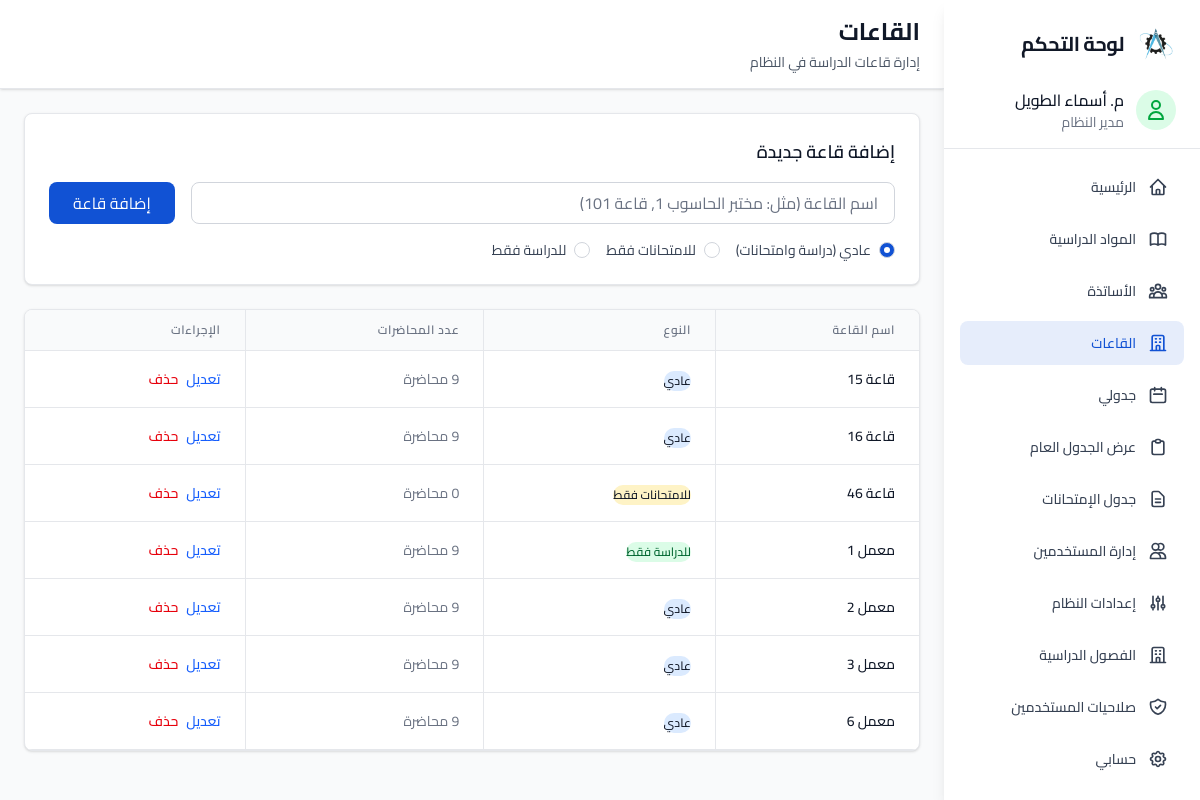
The app's page /Admin/rooms.php (signed in) with its own data.
### tables this page shows
CREATE TABLE `rooms` (
  `id` int(11) NOT NULL AUTO_INCREMENT,
  `name` varchar(50) NOT NULL,
  `exam_only` tinyint(1) NOT NULL DEFAULT 0,
  `class_only` tinyint(1) NOT NULL DEFAULT 0,
  PRIMARY KEY (`id`)
);

### includes/auth_check.php (called while the page is built, shortened)
<?php
function isAdmin() {
    return isset($_SESSION['role']) && $_SESSION['role'] === 'admin';
}
?>

### Admin/rooms.php (the view, shortened to what this page needs)
<?php
require_once '../includes/config.php';
require_once '../includes/auth_check.php';
try { $pdo->exec("ALTER TABLE rooms ADD COLUMN exam_only TINYINT(1) NOT NULL DEFAULT 0"); } catch (Exception $e) {}
try { $pdo->exec("ALTER TABLE rooms ADD COLUMN class_only TINYINT(1) NOT NULL DEFAULT 0"); } catch (Exception $e) {}
$rooms = $pdo->query("SELECT * FROM rooms ORDER BY name")->fetchAll();
?>
<!DOCTYPE html>
<html dir="rtl" lang="ar">
<head>
    <link rel="stylesheet" href="../assets/CSS/style.css">
    <link href="../assets/fonts/cairo.css" rel="stylesheet"/>
</head>
<body class="font-sans antialiased bg-gray-50">
<?php include 'sidebar.php'; ?>
    <main class="flex-1 overflow-y-auto pt-0">
        <header class="bg-white shadow-sm border-b border-gray-200">
            <div class="px-6 py-4">
                <h1 class="text-2xl font-bold text-gray-900">القاعات</h1>
                <p class="text-sm text-gray-600 mt-1">إدارة قاعات الدراسة في النظام</p>
            </div>
        </header>
        <div class="p-3 md:p-6">
            <?php if (isAdmin() || (isUser() && $perms['perm_user_rooms_add'])): ?>
            <div class="bg-white rounded-custom shadow border border-gray-200 p-4 md:p-6 mb-6">
                <h2 class="text-lg font-semibold text-gray-900 mb-4">إضافة قاعة جديدة</h2>
                <form method="POST" class="flex flex-col gap-4">
                    <div class="flex flex-col md:flex-row gap-4">
                        <input type="text" name="room_name" placeholder="اسم القاعة (مثل: مختبر الحاسوب 1, قاعة 101)" required
                               class="flex-1 px-4 py-2 border border-gray-300 rounded-custom focus:outline-none focus:ring-2 focus:ring-primary">
                        <button type="submit" name="add_room" class="px-6 py-2 bg-primary text-white rounded-custom hover:bg-primary/90 transition-colors">
                            إضافة قاعة
                        </button>
                    </div>
                    <div class="flex flex-wrap gap-4">
                        <label class="flex items-center gap-2 cursor-pointer select-none">
                            <input type="radio" name="room_type" value="regular" checked class="w-4 h-4 text-primary border-gray-300 focus:ring-primary">
                            <span class="text-sm text-gray-700">عادي (دراسة وامتحانات)</span>
                        </label>
                        <label class="flex items-center gap-2 cursor-pointer select-none">
                            <input type="radio" name="room_type" value="exam_only" class="w-4 h-4 text-primary border-gray-300 focus:ring-primary">
                            <span class="text-sm text-gray-700">للامتحانات فقط</span>
                        </label>
                        <label class="flex items-center gap-2 cursor-pointer select-none">
                            <input type="radio" name="room_type" value="class_only" class="w-4 h-4 text-primary border-gray-300 focus:ring-primary">
                            <span class="text-sm text-gray-700">للدراسة فقط</span>
                        </label>
                    </div>
                </form>
            </div>
            <?php endif; ?>
            <div class="bg-white rounded-custom shadow border border-gray-200 overflow-hidden">
                <div class="overflow-x-auto">
                    <table class="w-full text-right">
                        <thead class="bg-gray-50">
                            <tr>
                                <th class="px-6 py-3 text-xs font-semibold text-gray-500 uppercase tracking-wider">اسم القاعة</th>
                                <th class="px-6 py-3 text-xs font-semibold text-gray-500 uppercase tracking-wider">النوع</th>
                                <th class="px-6 py-3 text-xs font-semibold text-gray-500 uppercase tracking-wider">عدد المحاضرات</th>
                                <th class="px-6 py-3 text-xs font-semibold text-gray-500 uppercase tracking-wider">الإجراءات</th>
                            </tr>
                        </thead>
                        <tbody class="divide-y divide-gray-200">
                            <?php foreach ($rooms as $room): ?>
                                <?php
                                $schedule_count = $pdo->prepare("SELECT COUNT(*) as count FROM schedules WHERE room_id = ?");
                                $schedule_count->execute([$room['id']]);
                                $count = $schedule_count->fetch()['count'];
                                ?>
                                <tr>
                                    <td class="px-6 py-4 whitespace-nowrap text-sm font-medium text-gray-900">
                                        <?php echo htmlspecialchars($room['name']); ?>
                                    </td>
                                    <td class="px-6 py-4 whitespace-nowrap">
                                        <?php if (!empty($room['exam_only'])): ?>
                                            <span class="inline-flex items-center px-2.5 py-0.5 rounded-full text-xs font-medium bg-amber-100 text-amber-800">للامتحانات فقط</span>
                                        <?php elseif (!empty($room['class_only'])): ?>
                                            <span class="inline-flex items-center px-2.5 py-0.5 rounded-full text-xs font-medium bg-green-100 text-green-800">للدراسة فقط</span>
                                        <?php else: ?>
                                            <span class="inline-flex items-center px-2.5 py-0.5 rounded-full text-xs font-medium bg-blue-100 text-blue-800">عادي</span>
                                        <?php endif; ?>
                                    </td>
                                    <td class="px-6 py-4 whitespace-nowrap text-sm text-gray-500">
                                        <?php echo $count; ?> محاضرة
                                    </td>
                                    <td class="px-6 py-4 whitespace-nowrap text-sm text-gray-500">
                                        <div class="flex gap-2">
                                            <?php if (isAdmin() || (isUser() && $perms['perm_user_rooms_edit'])): ?>
                                            <button onclick="editRoom(<?php echo $room['id']; ?>, '<?php echo htmlspecialchars($room['name'], ENT_QUOTES); ?>', <?php echo (int)$room['exam_only']; ?>, <?php echo (int)$room['class_only']; ?>)"
                                                    class="text-blue-600 hover:text-blue-900 font-medium">تعديل</button>
                                            <?php endif; ?>
                                            <?php if (isAdmin() || (isUser() && $perms['perm_user_rooms_delete'])): ?>
                                            <button type="button" onclick="showDeleteRoomModal(<?php echo $room['id']; ?>)" class="text-red-600 hover:text-red-900 font-medium">حذف</button>
                                            <?php endif; ?>
                                        </div>
                                    </td>
                                </tr>
                            <?php endforeach; ?>
                        </tbody>
                    </table>
                </div>
            </div>
        </div>
    </main>
</div>
</body>
</html>

### assets/CSS/style.css (style rules this page uses)
body { background-color: #f9fafb; color: #111827; font-family: 'Cairo', sans-serif; }
table { border-collapse: separate; border-spacing: 0; }
th, td { border-left: 1px solid #e5e7eb; border-bottom: 1px solid #e5e7eb; }
th:last-child, td:last-child { border-left: none; }

### records on screen
rooms: name "قاعة 15", exam_only "عادي"
rooms: name "قاعة 16", exam_only "عادي"
rooms: name "قاعة 46", exam_only "للامتحانات فقط"
rooms: name "معمل 1", exam_only "للدراسة فقط"
rooms: name "معمل 2", exam_only "عادي"
rooms: name "معمل 3", exam_only "عادي"
rooms: name "معمل 6", exam_only "عادي"

### other values on screen
getTitleAbbr($current_user['title']) "م."
$current_user['name'] "أسماء الطويل"
